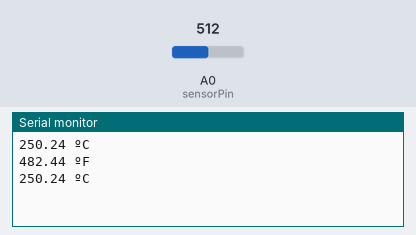
This sketch was run on a simulated Arduino Uno, built with avr-gcc and run on an emulated ATmega328P. Parts: the last lines printed to the serial monitor. The test bench sets the inputs (shaded band); at power-on: A0 (sensorPin) = 512.

Above: at 2.8 s.
2.9 s: A0 (sensorPin) set to 716
At 3.8 s:
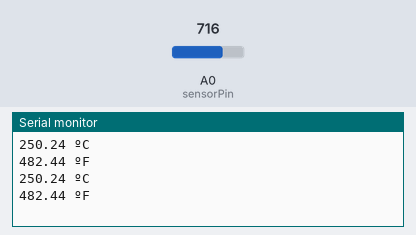
5.6 s: A0 (sensorPin) set to 900
At 6.8 s:
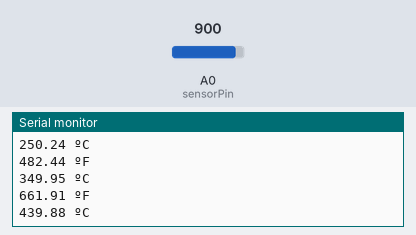
Timing chart, 0 to 8.6 s (numbered marks = the images above; inputs shaded):
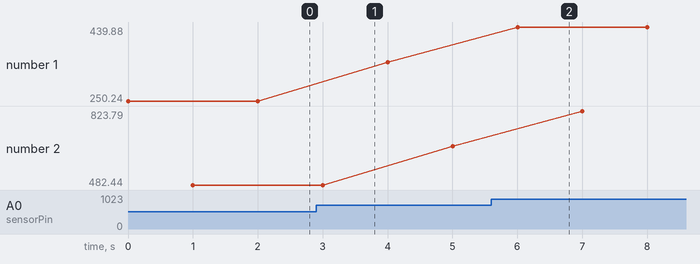

The sketch:

Experimento2.ino
```cpp
// C++ code
//

const int sensorPin = A0;

void setup()
{
  Serial.begin(9600);
  pinMode(sensorPin, INPUT);
}

void loop()
{
  int value = analogRead(sensorPin);
  float millivolts = (value / 1023.0) * 5000;
  float celsius = millivolts / 10;
  Serial.print(celsius);
  Serial.println(" ºC");
  delay(1000);
  float Fah = (celsius * 1.8) + 32;
  Serial.print(Fah);
  Serial.println(" ºF");
  delay(1000);
}
```

Measured:
- after the input at 5.6 s, the serial monitor: prints a new line after 0.40 s (image 2)
- plotted number 1: 250.24 → 349.95 after the input at 2.9 s, 349.95 → 439.88 after the input at 5.6 s
- plotted number 2: 482.44 → 661.91 after the input at 2.9 s, 661.91 → 823.79 after the input at 5.6 s
